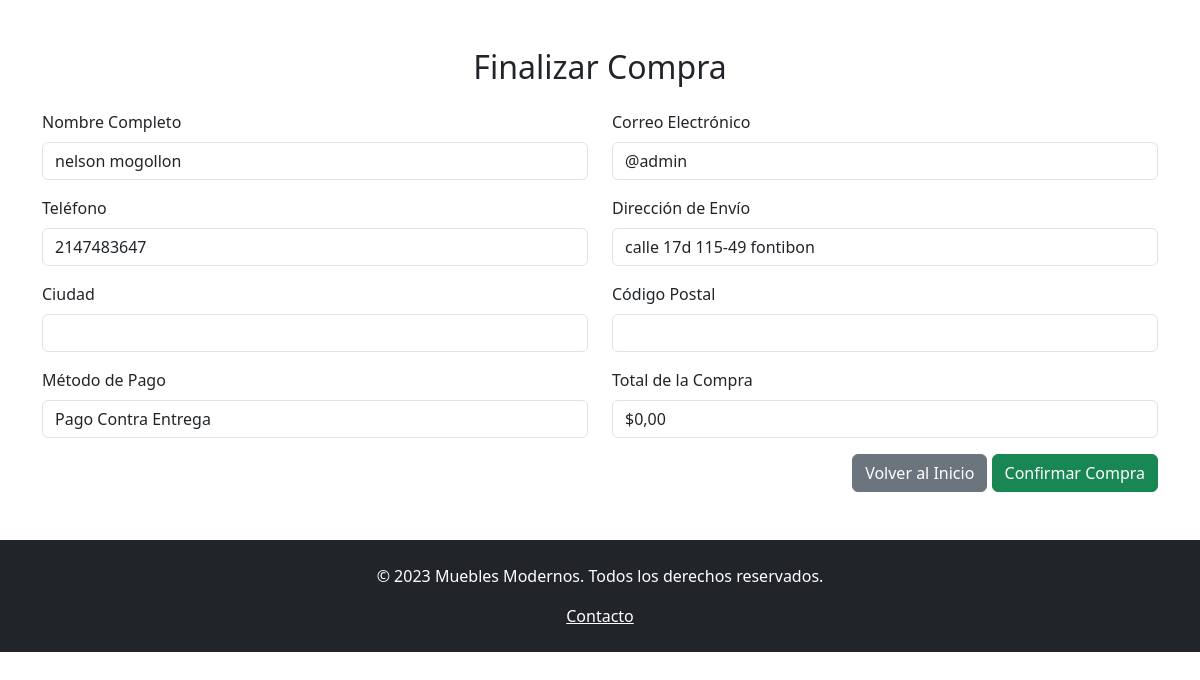
/finalizar_compra.php (signed in), run on the app's committed database.
### tables this page shows
CREATE TABLE `datos` (
  `id_cliente` int(20) NOT NULL,
  `nombres` varchar(50) NOT NULL,
  `apellidos` varchar(50) NOT NULL,
  `tipoDocumento` varchar(50) NOT NULL,
  `documento` varchar(20) NOT NULL,
  `direccion` varchar(40) NOT NULL,
  `telefono` int(15) NOT NULL,
  `email` varchar(40) NOT NULL,
  `contraseña` varchar(20) NOT NULL,
  `fecha` date NOT NULL
);

### src/finalizar_compra.php (the view, shortened to what this page needs)
<?php
include("conexion.php");
$cliente_id = $_SESSION['cliente_id'];
$total_compra = 0.0;
$query = "SELECT nombres, apellidos, telefono, direccion, email FROM datos WHERE id_cliente = $cliente_id";
$result = mysqli_query($conex, $query);
$cliente = mysqli_fetch_assoc($result);
function formatoMoneda($cantidad) {
    return '$' . number_format($cantidad, 2, ',', '.');
}
?>
<!DOCTYPE html>
<html lang="es">
<head>
    <link href="https://cdn.jsdelivr.net/npm/bootstrap@5.3.0/dist/css/bootstrap.min.css" rel="stylesheet">
</head>
<body>
<div class="container my-5">
    <h2 class="text-center mb-4">Finalizar Compra</h2>
    <form action="procesar_compra.php" method="post">
        <div class="row mb-3">
            <div class="col-md-6">
                <label for="nombre" class="form-label">Nombre Completo</label>
                <input type="text" class="form-control" id="nombre" name="nombre" value="<?php echo $cliente['nombres'] . ' ' . $cliente['apellidos']; ?>" required>
            </div>
            <div class="col-md-6">
                <label for="email" class="form-label">Correo Electrónico</label>
                <input type="email" class="form-control" id="email" name="email" value="<?php echo $cliente['email']; ?>" required>
            </div>
        </div>
        <div class="row mb-3">
            <div class="col-md-6">
                <label for="telefono" class="form-label">Teléfono</label>
                <input type="text" class="form-control" id="telefono" name="telefono" value="<?php echo $cliente['telefono']; ?>" required>
            </div>
            <div class="col-md-6">
                <label for="direccion" class="form-label">Dirección de Envío</label>
                <input type="text" class="form-control" id="direccion" name="direccion" value="<?php echo $cliente['direccion']; ?>" required>
            </div>
        </div>
        <div class="row mb-3">
            <div class="col-md-6">
                <label for="ciudad" class="form-label">Ciudad</label>
                <input type="text" class="form-control" id="ciudad" name="ciudad" required>
            </div>
            <div class="col-md-6">
                <label for="codigo_postal" class="form-label">Código Postal</label>
                <input type="text" class="form-control" id="codigo_postal" name="codigo_postal" required>
            </div>
        </div>
        <div class="row mb-3">
            <div class="col-md-6">
                <label for="metodo_pago" class="form-label">Método de Pago</label>
                <select class="form-control" id="metodo_pago" name="metodo_pago" required>
                     <option value="pago_contra_entrega">Pago Contra Entrega</option>
                </select>
            </div>
            <div class="col-md-6">
                <label for="total_compra" class="form-label">Total de la Compra</label>
                <input type="text" class="form-control" value="<?php echo formatoMoneda($total_compra); ?>" readonly>
            </div>
        </div>
        <div class="text-end">
            <a href="index.php" class="btn btn-secondary">Volver al Inicio</a>
            <button type="submit" class="btn btn-success">Confirmar Compra</button>
        </div>
    </form>
</div>
<footer class="bg-dark text-white text-center py-4">
    <p>&copy; 2023 Muebles Modernos. Todos los derechos reservados.</p>
    <a href="#contacto" class="text-white">Contacto</a>
</footer>
</body>
</html>

### data on the page
datos: nombre "nelson mogollon", email "@admin", telefono "2147483647", direccion "calle 17d 115-49 fontibon"
